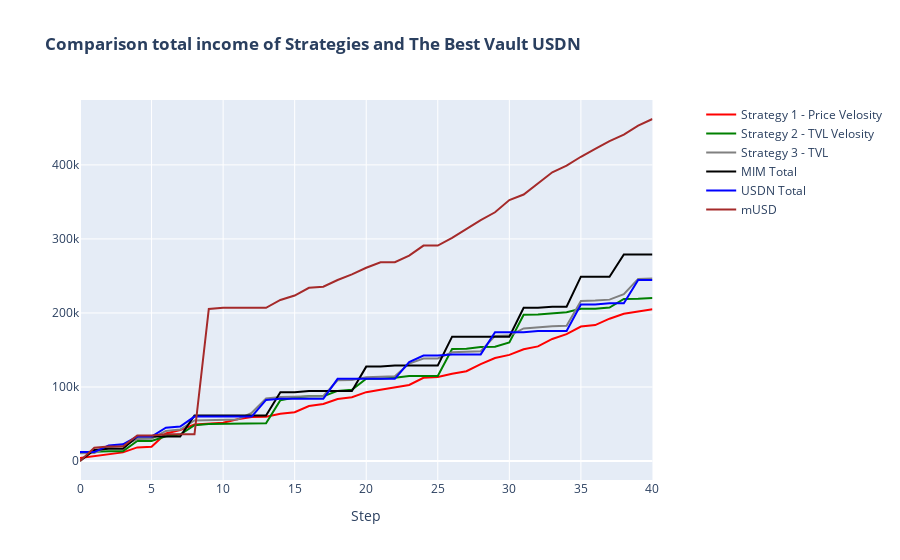

Notebook source saved alongside this figure:
### Code cell
fig = make_subplots(subplot_titles=('' ), specs=[[{"secondary_y": True}]])

fig.add_trace(go.Scatter(x=x, y=tot_profit1, line=dict(color='red'), name='Strategy 1 - Price Velosity'), secondary_y=False)
fig.add_trace(go.Scatter(x=x, y=tot_profit2, line=dict(color='green'), name='Strategy 2 - TVL Velosity'), secondary_y=False)
fig.add_trace(go.Scatter(x=x, y=tot_profit3, line=dict(color='grey'), name='Strategy 3 - TVL'), secondary_y=False)
fig.add_trace(go.Scatter(x=x, y=profit_fund1, line=dict(color='black'), name='MIM Total'), secondary_y=False)
fig.add_trace(go.Scatter(x=x, y=profit_fund3, line=dict(color='blue'), name='USDN Total'), secondary_y=False)
fig.add_trace(go.Scatter(x=k, y=profit_fund5, line=dict(color='brown'), name='mUSD'), secondary_y=False)

fig.update_layout(title_text='<b>Comparison total income of Strategies and The Best Vault USDN </b>')
fig.update_xaxes(title_text='Step')
fig.show()
